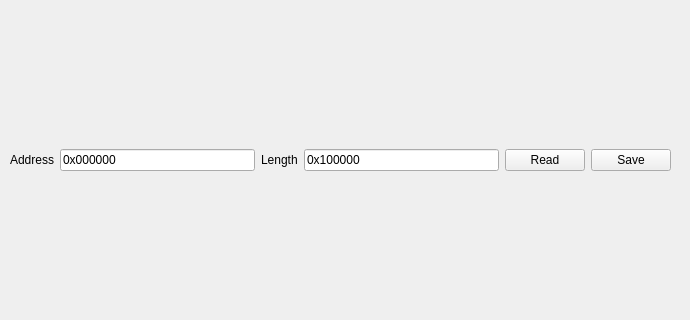
      <widget class="QWidget" name="spi_read">
       <attribute name="title">
        <string>SPI Read</string>
       </attribute>
       <widget class="QWidget" name="layoutWidget">
        <property name="geometry">
         <rect>
          <x>0</x>
          <y>0</y>
          <width>681</width>
          <height>311</height>
         </rect>
        </property>
        <layout class="QVBoxLayout" name="flash_spi_read" stretch="0,10,0">
         <item>
          <layout class="QHBoxLayout" name="flash_spi_read_read_horizontalLayout">
           <property name="leftMargin">
            <number>10</number>
           </property>
           <property name="topMargin">
            <number>10</number>
           </property>
           <property name="rightMargin">
            <number>10</number>
           </property>
           <item>
            <widget class="QLabel" name="flash_spi_read_addr_label">
             <property name="text">
              <string>Address</string>
             </property>
            </widget>
           </item>
           <item>
            <widget class="QLineEdit" name="flash_spi_read_addr_lineEdit">
             <property name="text">
              <string>0x000000</string>
             </property>
            </widget>
           </item>
           <item>
            <widget class="QLabel" name="flash_spi_read_length_label">
             <property name="text">
              <string>Length</string>
             </property>
            </widget>
           </item>
           <item>
            <widget class="QLineEdit" name="flash_spi_read_length_lineEdit">
             <property name="text">
              <string>0x100000</string>
             </property>
            </widget>
           </item>
           <item>
            <widget class="QPushButton" name="flash_spi_read_pushButton">
             <property name="text">
              <string>Read</string>
             </property>
            </widget>
           </item>
           <item>
            <widget class="QPushButton" name="flash_spi_read_button">
             <property name="text">
              <string>Save</string>
             </property>
            </widget>
           </item>
          </layout>
         </item>
         <item>
          <layout class="QVBoxLayout" name="flash_spi_read_hexView">
           <property name="leftMargin">
            <number>5</number>
           </property>
           <property name="topMargin">
            <number>0</number>
           </property>
           <property name="rightMargin">
            <number>5</number>
           </property>
          </layout>
         </item>
         <item>
          <layout class="QHBoxLayout" name="flash_spi_read_save_horizontalLayout"/>
         </item>
        </layout>
       </widget>
      </widget>
